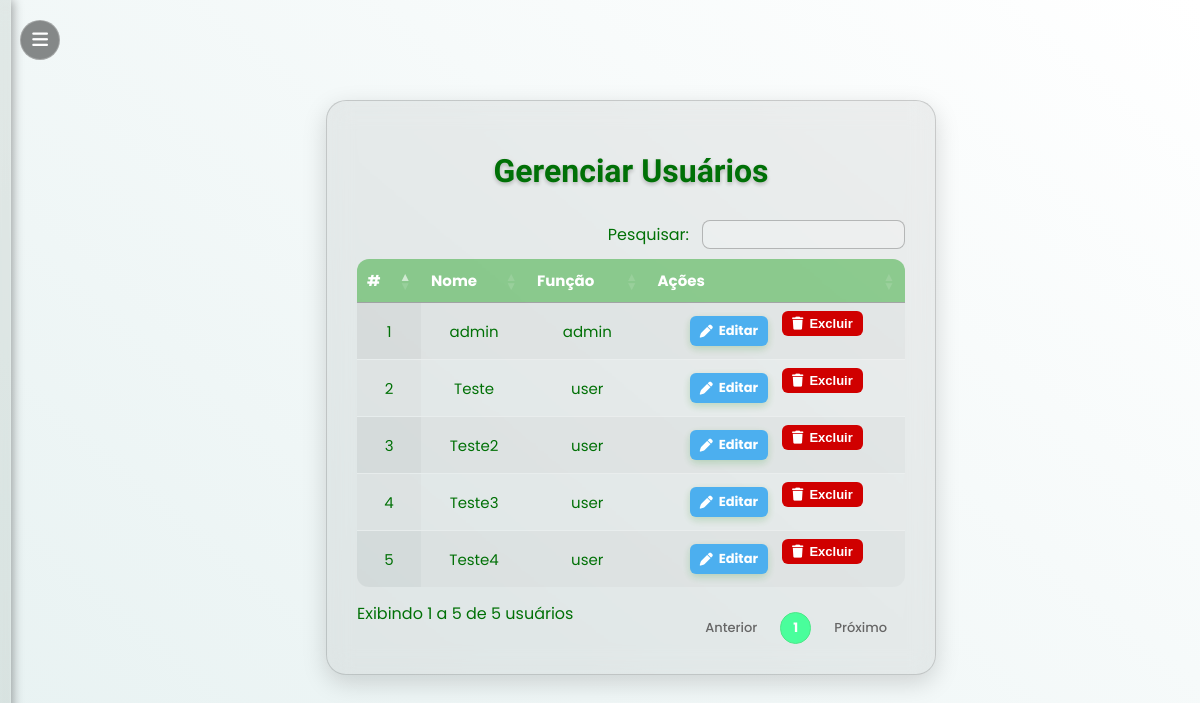
Before: /usuarios (signed in) with the older database file.
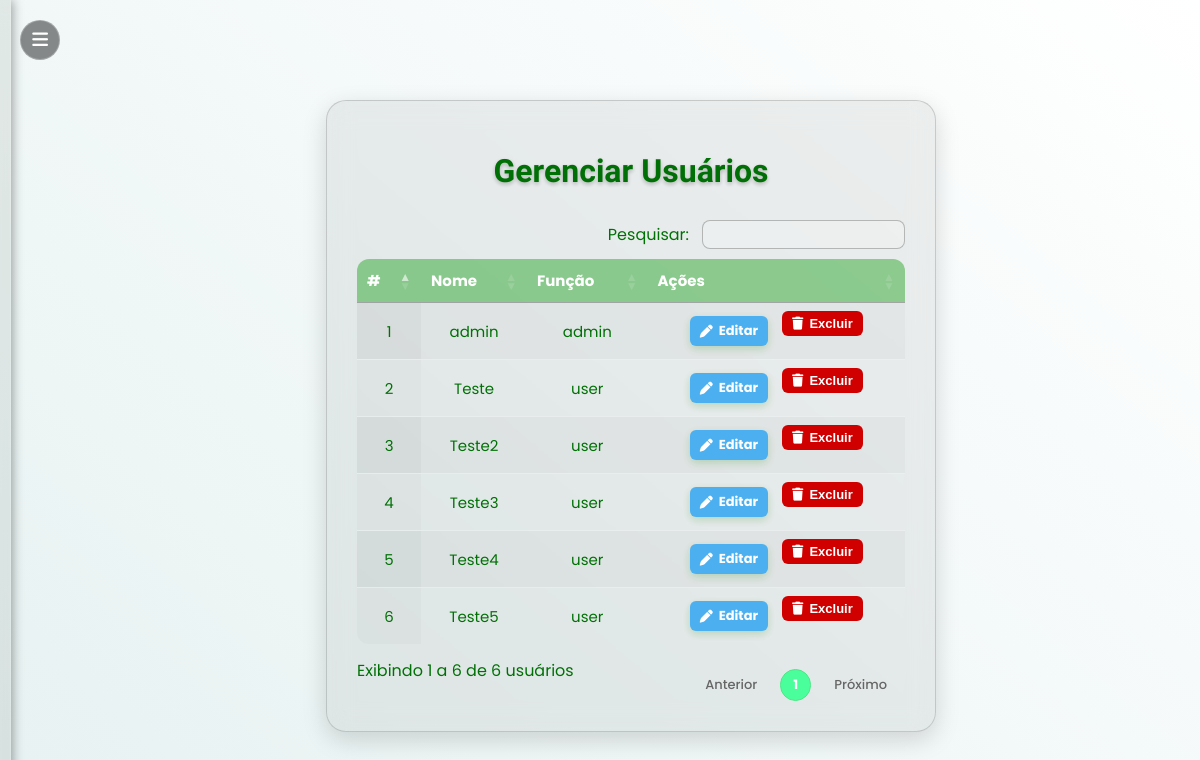
After: the same page with the newer database file.
### tables this page shows
CREATE TABLE users (
            id INTEGER PRIMARY KEY AUTOINCREMENT,
            nome TEXT UNIQUE NOT NULL,
            senha TEXT NOT NULL,
            role TEXT DEFAULT 'user'
        );

### app.py (the view)
@app.route("/usuarios", endpoint="usuarios")
def usuarios():
    if "user" not in session or session["role"] != "admin":
        return redirect(url_for("login"))
    conn = get_conn()
    cur = conn.cursor()
    cur.execute("SELECT id, nome, role FROM users ORDER BY id ASC;")
    usuarios = cur.fetchall()
    conn.close()
    return render_template("usuarios.html", usuarios=usuarios)

### app.py (called while the page is built)
def get_conn():
    if DATABASE_URL and psycopg2:
        return psycopg2.connect(DATABASE_URL, sslmode="require")
    else:
        return sqlite3.connect(LOCAL_DB, check_same_thread=False)

### templates/usuarios.html (shortened to what this page needs)
{% extends "base.html" %}
{% block content %}
<link rel="stylesheet" href="https://cdn.datatables.net/1.13.6/css/jquery.dataTables.min.css">
<link rel="stylesheet" href="https://cdnjs.cloudflare.com/ajax/libs/font-awesome/6.5.0/css/all.min.css">
<div class="container">
  <h1 class="titulo-tomorrow">Gerenciar Usuários</h1>
  <table id="usuarios" class="display">
    <thead>
      <tr>
        <th>#</th>
        <th>Nome</th>
        <th>Função</th>
        <th>Ações</th>
      </tr>
    </thead>
    <tbody>
      {% for u in usuarios %}
      <tr>
        <td>{{ loop.index }}</td>
        <td>{{ u[1] }}</td>
        <td>{{ u[2] }}</td>
        <td>
          <div class="acoes-btns">
            <a href="{{ url_for('editar_usuario', id=u[0]) }}" class="btn btn-editar">
              <i class="fa fa-pen"></i> Editar
            </a>
            <form method="POST" action="{{ url_for('excluir_usuario', id=u[0]) }}" style="display:inline;">
              <button type="submit" class="btn btn-excluir" onclick="return confirm('Deseja excluir este usuário?')">
                <i class="fa fa-trash"></i> Excluir
              </button>
            </form>
          </div>
        </td>
      </tr>
      {% endfor %}
    </tbody>
  </table>
</div>
{% endblock %}

Changed rows visible on the page:
added users: nome "Teste5", role "user"
Other visible differences:
text written by a page script: "Pesquisar: Exibindo 1 a 5 de 5 usuários Anterior 1 Próximo" → "Pesquisar: Exibindo 1 a 6 de 6 usuários Anterior 1 Próximo"
